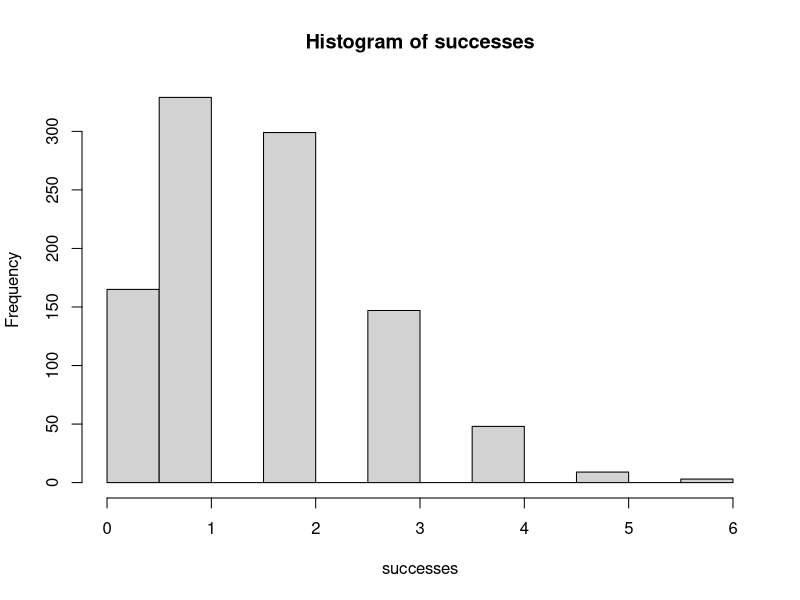

Write the R code that produced this figure. (Note: this script raises an error after producing the figure.)
rm(list = ls())

#rbinom(n, size, prob)
#where n refers to number of observations, size refers to number of trials, 
#and prob refers to probability of success on each trial
successes<-rbinom(1000, 8, 0.2)

# dbinom gives the density, pmf
# pbinom gives the distribution function, cdf
# qbinom gives the quantile function, return quantile  
# rbinom generates random deviates, rv


#Question 9&10
hist(successes)



#Question 12
#probability of getting exactly 7 heads on 10 flips
#dbinom(x, size, prob, log = FALSE)
#pbinom(q, size, prob, lower.tail = TRUE, log.p = FALSE)

#Part A
dbinom(7,10,0.65)


#Part B
pbinom(7,10,0.65)


#Part C
1-pbinom(5,10,0.65)



#Question 14
binom_draws <- as_tibble(data.frame(successes))


# line by line 
a = group_by(binom_draws,successes)
a
b = summarise(a,n=n())
b
estimated_pf <- mutate(b,freq=n/sum(n)) # add new var


# pipeline
estimated_pf <- binom_draws %>%
  group_by(successes) %>%
  summarize(n=n()) %>%
  mutate(freq=n/sum(n))

# plot
ggplot(estimated_pf, aes(x=successes, y=freq)) +
  geom_col() +
  ylab("Estimated Density")



#Question 15
#Create a tibble with x and the analytical probability densities.
n = 1000
p = 0.2

my_binom <- as_tibble(list(x=0:n, prob=dbinom(0:n, n, p))) # as data frame 
my_binom

summary(my_binom)


#Plot the computed theoretical density.
ggplot(my_binom, aes(x=x, y=prob)) + geom_col() +
  ylab("Analytical Density")

calculated_cdf <- my_binom %>%
  mutate(cdf=cumsum(prob))

calculated_cdf

#Plot the computed cdf
ggplot(calculated_cdf, aes(x=x, y=cdf)) + geom_step() + 
  ylab("CDF")



